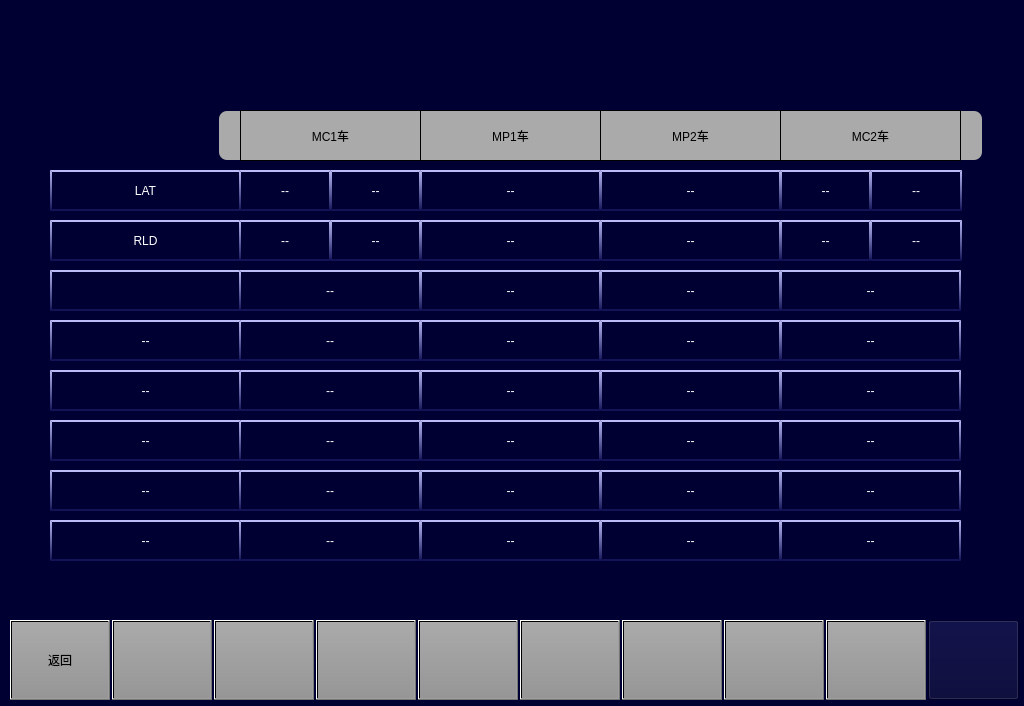
<?xml version="1.0" encoding="UTF-8"?>
<ui version="4.0">
 <class>MaintainceLAT_RLDPage</class>
 <widget class="QWidget" name="MaintainceLAT_RLDPage">
  <property name="geometry">
   <rect>
    <x>0</x>
    <y>0</y>
    <width>1024</width>
    <height>706</height>
   </rect>
  </property>
  <property name="windowTitle">
   <string>Form</string>
  </property>
  <property name="styleSheet">
   <string notr="true">background-color: rgb(0, 0, 50);</string>
  </property>
  <widget class="QLabel" name="line1_4">
   <property name="geometry">
    <rect>
     <x>600</x>
     <y>170</y>
     <width>181</width>
     <height>41</height>
    </rect>
   </property>
   <property name="styleSheet">
    <string notr="true">border-top:2px solid rgb(187,188,247);
background-color: rgb(0, 0, 50);
border-left: 2px solid qlineargradient(x1:0, y1:0, x2:0, y2:1,stop:0 rgb(187,188,247) , stop:1 rgb(19,20,87));
border-right: 2px solid qlineargradient(x1:0, y1:0, x2:0, y2:1,stop:0 rgb(187,188,247) , stop:1 rgb(19,20,87));
border-bottom:2px solid  rgb(19,20,87);
font:16px &quot;微软雅黑&quot; ;
color: rgb(255, 255, 255);</string>
   </property>
   <property name="text">
    <string>--</string>
   </property>
   <property name="alignment">
    <set>Qt::AlignCenter</set>
   </property>
  </widget>
  <widget class="QPushButton" name="BTN5">
   <property name="geometry">
    <rect>
     <x>418</x>
     <y>620</y>
     <width>100</width>
     <height>80</height>
    </rect>
   </property>
   <property name="focusPolicy">
    <enum>Qt::NoFocus</enum>
   </property>
   <property name="styleSheet">
    <string notr="true">	font: 20px, &quot;微软雅黑&quot;;
    color: black;
	transparent;background:qlineargradient(spread:pad,x1:0,y1:0,x2:0,y2:1,stop:0 rgba(170,170,170,255),stop:1 rgba(150,150,150,255));
</string>
   </property>
   <property name="text">
    <string/>
   </property>
  </widget>
  <widget class="QPushButton" name="BTNHome">
   <property name="geometry">
    <rect>
     <x>928</x>
     <y>620</y>
     <width>91</width>
     <height>80</height>
    </rect>
   </property>
   <property name="focusPolicy">
    <enum>Qt::NoFocus</enum>
   </property>
   <property name="styleSheet">
    <string notr="true">border-image: url(:/images/image/Home.png);</string>
   </property>
   <property name="text">
    <string/>
   </property>
  </widget>
  <widget class="QPushButton" name="BTN3">
   <property name="geometry">
    <rect>
     <x>214</x>
     <y>620</y>
     <width>100</width>
     <height>80</height>
    </rect>
   </property>
   <property name="focusPolicy">
    <enum>Qt::NoFocus</enum>
   </property>
   <property name="styleSheet">
    <string notr="true">	font: 20px, &quot;微软雅黑&quot;;
    color: black;
	transparent;background:qlineargradient(spread:pad,x1:0,y1:0,x2:0,y2:1,stop:0 rgba(170,170,170,255),stop:1 rgba(150,150,150,255));
</string>
   </property>
   <property name="text">
    <string/>
   </property>
  </widget>
  <widget class="QLabel" name="LBLTC1">
   <property name="geometry">
    <rect>
     <x>240</x>
     <y>110</y>
     <width>181</width>
     <height>51</height>
    </rect>
   </property>
   <property name="styleSheet">
    <string notr="true">background-color:rgb(170,170,170);
border:1px solid black;
font:20px &quot;微软雅黑&quot;;</string>
   </property>
   <property name="text">
    <string>MC1车</string>
   </property>
   <property name="alignment">
    <set>Qt::AlignCenter</set>
   </property>
  </widget>
  <widget class="QLabel" name="line8_4">
   <property name="geometry">
    <rect>
     <x>780</x>
     <y>520</y>
     <width>181</width>
     <height>41</height>
    </rect>
   </property>
   <property name="styleSheet">
    <string notr="true">border-top:2px solid rgb(187,188,247);
background-color: rgb(0, 0, 50);
border-left: 2px solid qlineargradient(x1:0, y1:0, x2:0, y2:1,stop:0 rgb(187,188,247) , stop:1 rgb(19,20,87));
border-right: 2px solid qlineargradient(x1:0, y1:0, x2:0, y2:1,stop:0 rgb(187,188,247) , stop:1 rgb(19,20,87));
border-bottom:2px solid  rgb(19,20,87);
font:16px &quot;微软雅黑&quot; ;
color: rgb(255, 255, 255);</string>
   </property>
   <property name="text">
    <string>--</string>
   </property>
   <property name="alignment">
    <set>Qt::AlignCenter</set>
   </property>
  </widget>
  <widget class="QLabel" name="line4_4">
   <property name="geometry">
    <rect>
     <x>780</x>
     <y>320</y>
     <width>181</width>
     <height>41</height>
    </rect>
   </property>
   <property name="styleSheet">
    <string notr="true">border-top:2px solid rgb(187,188,247);
background-color: rgb(0, 0, 50);
border-left: 2px solid qlineargradient(x1:0, y1:0, x2:0, y2:1,stop:0 rgb(187,188,247) , stop:1 rgb(19,20,87));
border-right: 2px solid qlineargradient(x1:0, y1:0, x2:0, y2:1,stop:0 rgb(187,188,247) , stop:1 rgb(19,20,87));
border-bottom:2px solid  rgb(19,20,87);
font:16px &quot;微软雅黑&quot; ;
color: rgb(255, 255, 255);</string>
   </property>
   <property name="text">
    <string>--</string>
   </property>
   <property name="alignment">
    <set>Qt::AlignCenter</set>
   </property>
  </widget>
  <widget class="QPushButton" name="BTN4">
   <property name="geometry">
    <rect>
     <x>316</x>
     <y>620</y>
     <width>100</width>
     <height>80</height>
    </rect>
   </property>
   <property name="focusPolicy">
    <enum>Qt::NoFocus</enum>
   </property>
   <property name="styleSheet">
    <string notr="true">	font: 20px, &quot;微软雅黑&quot;;
    color: black;
	transparent;background:qlineargradient(spread:pad,x1:0,y1:0,x2:0,y2:1,stop:0 rgba(170,170,170,255),stop:1 rgba(150,150,150,255));
</string>
   </property>
   <property name="text">
    <string/>
   </property>
  </widget>
  <widget class="QLabel" name="line4_1">
   <property name="geometry">
    <rect>
     <x>239</x>
     <y>320</y>
     <width>182</width>
     <height>41</height>
    </rect>
   </property>
   <property name="styleSheet">
    <string notr="true">border-top:2px solid rgb(187,188,247);
background-color: rgb(0, 0, 50);
border-left: 2px solid qlineargradient(x1:0, y1:0, x2:0, y2:1,stop:0 rgb(187,188,247) , stop:1 rgb(19,20,87));
border-right: 2px solid qlineargradient(x1:0, y1:0, x2:0, y2:1,stop:0 rgb(187,188,247) , stop:1 rgb(19,20,87));
border-bottom:2px solid  rgb(19,20,87);
font:16px &quot;微软雅黑&quot; ;
color: rgb(255, 255, 255);</string>
   </property>
   <property name="text">
    <string>--</string>
   </property>
   <property name="alignment">
    <set>Qt::AlignCenter</set>
   </property>
  </widget>
  <widget class="QLabel" name="line3_2">
   <property name="geometry">
    <rect>
     <x>420</x>
     <y>270</y>
     <width>181</width>
     <height>41</height>
    </rect>
   </property>
   <property name="styleSheet">
    <string notr="true">border-top:2px solid rgb(187,188,247);
background-color: rgb(0, 0, 50);
border-left: 2px solid qlineargradient(x1:0, y1:0, x2:0, y2:1,stop:0 rgb(187,188,247) , stop:1 rgb(19,20,87));
border-right: 2px solid qlineargradient(x1:0, y1:0, x2:0, y2:1,stop:0 rgb(187,188,247) , stop:1 rgb(19,20,87));
border-bottom:2px solid  rgb(19,20,87);
font:16px &quot;微软雅黑&quot; ;
color: rgb(255, 255, 255);</string>
   </property>
   <property name="text">
    <string>--</string>
   </property>
   <property name="alignment">
    <set>Qt::AlignCenter</set>
   </property>
  </widget>
  <widget class="QLabel" name="line5_1">
   <property name="geometry">
    <rect>
     <x>239</x>
     <y>370</y>
     <width>182</width>
     <height>41</height>
    </rect>
   </property>
   <property name="styleSheet">
    <string notr="true">border-top:2px solid rgb(187,188,247);
background-color: rgb(0, 0, 50);
border-left: 2px solid qlineargradient(x1:0, y1:0, x2:0, y2:1,stop:0 rgb(187,188,247) , stop:1 rgb(19,20,87));
border-right: 2px solid qlineargradient(x1:0, y1:0, x2:0, y2:1,stop:0 rgb(187,188,247) , stop:1 rgb(19,20,87));
border-bottom:2px solid  rgb(19,20,87);
font:16px &quot;微软雅黑&quot; ;
color: rgb(255, 255, 255);</string>
   </property>
   <property name="text">
    <string>--</string>
   </property>
   <property name="alignment">
    <set>Qt::AlignCenter</set>
   </property>
  </widget>
  <widget class="QPushButton" name="BTN7">
   <property name="geometry">
    <rect>
     <x>622</x>
     <y>620</y>
     <width>100</width>
     <height>80</height>
    </rect>
   </property>
   <property name="focusPolicy">
    <enum>Qt::NoFocus</enum>
   </property>
   <property name="styleSheet">
    <string notr="true">	font: 20px, &quot;微软雅黑&quot;;
    color: black;
	transparent;background:qlineargradient(spread:pad,x1:0,y1:0,x2:0,y2:1,stop:0 rgba(170,170,170,255),stop:1 rgba(150,150,150,255));
</string>
   </property>
   <property name="text">
    <string/>
   </property>
  </widget>
  <widget class="QLabel" name="LBLM2">
   <property name="geometry">
    <rect>
     <x>780</x>
     <y>110</y>
     <width>181</width>
     <height>51</height>
    </rect>
   </property>
   <property name="styleSheet">
    <string notr="true">background-color:rgb(170,170,170);
border:1px solid black;
font:20px &quot;微软雅黑&quot;;</string>
   </property>
   <property name="text">
    <string>MC2车</string>
   </property>
   <property name="alignment">
    <set>Qt::AlignCenter</set>
   </property>
  </widget>
  <widget class="QPushButton" name="BTN9">
   <property name="geometry">
    <rect>
     <x>826</x>
     <y>620</y>
     <width>100</width>
     <height>80</height>
    </rect>
   </property>
   <property name="focusPolicy">
    <enum>Qt::NoFocus</enum>
   </property>
   <property name="styleSheet">
    <string notr="true">	font: 20px, &quot;微软雅黑&quot;;
    color: black;
	transparent;background:qlineargradient(spread:pad,x1:0,y1:0,x2:0,y2:1,stop:0 rgba(170,170,170,255),stop:1 rgba(150,150,150,255));
</string>
   </property>
   <property name="text">
    <string/>
   </property>
  </widget>
  <widget class="QLabel" name="line4_3">
   <property name="geometry">
    <rect>
     <x>600</x>
     <y>320</y>
     <width>181</width>
     <height>41</height>
    </rect>
   </property>
   <property name="styleSheet">
    <string notr="true">border-top:2px solid rgb(187,188,247);
background-color: rgb(0, 0, 50);
border-left: 2px solid qlineargradient(x1:0, y1:0, x2:0, y2:1,stop:0 rgb(187,188,247) , stop:1 rgb(19,20,87));
border-right: 2px solid qlineargradient(x1:0, y1:0, x2:0, y2:1,stop:0 rgb(187,188,247) , stop:1 rgb(19,20,87));
border-bottom:2px solid  rgb(19,20,87);
font:16px &quot;微软雅黑&quot; ;
color: rgb(255, 255, 255);</string>
   </property>
   <property name="text">
    <string>--</string>
   </property>
   <property name="alignment">
    <set>Qt::AlignCenter</set>
   </property>
  </widget>
  <widget class="QLabel" name="line8_2">
   <property name="geometry">
    <rect>
     <x>420</x>
     <y>520</y>
     <width>181</width>
     <height>41</height>
    </rect>
   </property>
   <property name="styleSheet">
    <string notr="true">border-top:2px solid rgb(187,188,247);
background-color: rgb(0, 0, 50);
border-left: 2px solid qlineargradient(x1:0, y1:0, x2:0, y2:1,stop:0 rgb(187,188,247) , stop:1 rgb(19,20,87));
border-right: 2px solid qlineargradient(x1:0, y1:0, x2:0, y2:1,stop:0 rgb(187,188,247) , stop:1 rgb(19,20,87));
border-bottom:2px solid  rgb(19,20,87);
font:16px &quot;微软雅黑&quot; ;
color: rgb(255, 255, 255);</string>
   </property>
   <property name="text">
    <string>--</string>
   </property>
   <property name="alignment">
    <set>Qt::AlignCenter</set>
   </property>
  </widget>
  <widget class="QLabel" name="label_2">
   <property name="geometry">
    <rect>
     <x>961</x>
     <y>111</y>
     <width>21</width>
     <height>49</height>
    </rect>
   </property>
   <property name="styleSheet">
    <string notr="true">background-color:rgb(170,170,170);
border-top-right-radius:8px;
border-bottom-right-radius:8px;</string>
   </property>
   <property name="text">
    <string/>
   </property>
  </widget>
  <widget class="QLabel" name="line1_name">
   <property name="geometry">
    <rect>
     <x>50</x>
     <y>170</y>
     <width>191</width>
     <height>41</height>
    </rect>
   </property>
   <property name="styleSheet">
    <string notr="true">border-top:2px solid rgb(187,188,247);
background-color: rgb(0, 0, 50);
border-left: 2px solid qlineargradient(x1:0, y1:0, x2:0, y2:1,stop:0 rgb(187,188,247) , stop:1 rgb(19,20,87));
border-right: 2px solid qlineargradient(x1:0, y1:0, x2:0, y2:1,stop:0 rgb(187,188,247) , stop:1 rgb(19,20,87));
border-bottom:2px solid  rgb(19,20,87);
font:16px &quot;微软雅黑&quot; ;
color: rgb(255, 255, 255);</string>
   </property>
   <property name="text">
    <string>LAT</string>
   </property>
   <property name="alignment">
    <set>Qt::AlignCenter</set>
   </property>
  </widget>
  <widget class="QPushButton" name="BTN1">
   <property name="geometry">
    <rect>
     <x>10</x>
     <y>620</y>
     <width>100</width>
     <height>80</height>
    </rect>
   </property>
   <property name="focusPolicy">
    <enum>Qt::NoFocus</enum>
   </property>
   <property name="styleSheet">
    <string notr="true">font: 20px, &quot;微软雅黑&quot;;color: black;transparent;background:qlineargradient(spread:pad,x1:0,y1:0,x2:0,y2:1,stop:0 rgba(170,170,170,255),stop:1 rgba(150,150,150,255));</string>
   </property>
   <property name="text">
    <string>返回</string>
   </property>
  </widget>
  <widget class="QLabel" name="line3_name">
   <property name="geometry">
    <rect>
     <x>50</x>
     <y>270</y>
     <width>191</width>
     <height>41</height>
    </rect>
   </property>
   <property name="styleSheet">
    <string notr="true">border-top:2px solid rgb(187,188,247);
background-color: rgb(0, 0, 50);
border-left: 2px solid qlineargradient(x1:0, y1:0, x2:0, y2:1,stop:0 rgb(187,188,247) , stop:1 rgb(19,20,87));
border-right: 2px solid qlineargradient(x1:0, y1:0, x2:0, y2:1,stop:0 rgb(187,188,247) , stop:1 rgb(19,20,87));
border-bottom:2px solid  rgb(19,20,87);
font:16px &quot;微软雅黑&quot; ;
color: rgb(255, 255, 255);</string>
   </property>
   <property name="text">
    <string/>
   </property>
   <property name="alignment">
    <set>Qt::AlignCenter</set>
   </property>
  </widget>
  <widget class="QLabel" name="line6_1">
   <property name="geometry">
    <rect>
     <x>239</x>
     <y>420</y>
     <width>182</width>
     <height>41</height>
    </rect>
   </property>
   <property name="styleSheet">
    <string notr="true">border-top:2px solid rgb(187,188,247);
background-color: rgb(0, 0, 50);
border-left: 2px solid qlineargradient(x1:0, y1:0, x2:0, y2:1,stop:0 rgb(187,188,247) , stop:1 rgb(19,20,87));
border-right: 2px solid qlineargradient(x1:0, y1:0, x2:0, y2:1,stop:0 rgb(187,188,247) , stop:1 rgb(19,20,87));
border-bottom:2px solid  rgb(19,20,87);
font:16px &quot;微软雅黑&quot; ;
color: rgb(255, 255, 255);</string>
   </property>
   <property name="text">
    <string>--</string>
   </property>
   <property name="alignment">
    <set>Qt::AlignCenter</set>
   </property>
  </widget>
  <widget class="QPushButton" name="BTN8">
   <property name="geometry">
    <rect>
     <x>724</x>
     <y>620</y>
     <width>100</width>
     <height>80</height>
    </rect>
   </property>
   <property name="focusPolicy">
    <enum>Qt::NoFocus</enum>
   </property>
   <property name="styleSheet">
    <string notr="true">	font: 20px, &quot;微软雅黑&quot;;
    color: black;
	transparent;background:qlineargradient(spread:pad,x1:0,y1:0,x2:0,y2:1,stop:0 rgba(170,170,170,255),stop:1 rgba(150,150,150,255));
</string>
   </property>
   <property name="text">
    <string/>
   </property>
  </widget>
  <widget class="QLabel" name="line5_2">
   <property name="geometry">
    <rect>
     <x>420</x>
     <y>370</y>
     <width>181</width>
     <height>41</height>
    </rect>
   </property>
   <property name="styleSheet">
    <string notr="true">border-top:2px solid rgb(187,188,247);
background-color: rgb(0, 0, 50);
border-left: 2px solid qlineargradient(x1:0, y1:0, x2:0, y2:1,stop:0 rgb(187,188,247) , stop:1 rgb(19,20,87));
border-right: 2px solid qlineargradient(x1:0, y1:0, x2:0, y2:1,stop:0 rgb(187,188,247) , stop:1 rgb(19,20,87));
border-bottom:2px solid  rgb(19,20,87);
font:16px &quot;微软雅黑&quot; ;
color: rgb(255, 255, 255);</string>
   </property>
   <property name="text">
    <string>--</string>
   </property>
   <property name="alignment">
    <set>Qt::AlignCenter</set>
   </property>
  </widget>
  <widget class="QLabel" name="line6_name">
   <property name="geometry">
    <rect>
     <x>50</x>
     <y>420</y>
     <width>191</width>
     <height>41</height>
    </rect>
   </property>
   <property name="styleSheet">
    <string notr="true">border-top:2px solid rgb(187,188,247);
background-color: rgb(0, 0, 50);
border-left: 2px solid qlineargradient(x1:0, y1:0, x2:0, y2:1,stop:0 rgb(187,188,247) , stop:1 rgb(19,20,87));
border-right: 2px solid qlineargradient(x1:0, y1:0, x2:0, y2:1,stop:0 rgb(187,188,247) , stop:1 rgb(19,20,87));
border-bottom:2px solid  rgb(19,20,87);
font:16px &quot;微软雅黑&quot; ;
color: rgb(255, 255, 255);</string>
   </property>
   <property name="text">
    <string>--</string>
   </property>
   <property name="alignment">
    <set>Qt::AlignCenter</set>
   </property>
  </widget>
  <widget class="QLabel" name="line3_3">
   <property name="geometry">
    <rect>
     <x>600</x>
     <y>270</y>
     <width>181</width>
     <height>41</height>
    </rect>
   </property>
   <property name="styleSheet">
    <string notr="true">border-top:2px solid rgb(187,188,247);
background-color: rgb(0, 0, 50);
border-left: 2px solid qlineargradient(x1:0, y1:0, x2:0, y2:1,stop:0 rgb(187,188,247) , stop:1 rgb(19,20,87));
border-right: 2px solid qlineargradient(x1:0, y1:0, x2:0, y2:1,stop:0 rgb(187,188,247) , stop:1 rgb(19,20,87));
border-bottom:2px solid  rgb(19,20,87);
font:16px &quot;微软雅黑&quot; ;
color: rgb(255, 255, 255);</string>
   </property>
   <property name="text">
    <string>--</string>
   </property>
   <property name="alignment">
    <set>Qt::AlignCenter</set>
   </property>
  </widget>
  <widget class="QLabel" name="LBLM1">
   <property name="geometry">
    <rect>
     <x>600</x>
     <y>110</y>
     <width>181</width>
     <height>51</height>
    </rect>
   </property>
   <property name="styleSheet">
    <string notr="true">background-color:rgb(170,170,170);
border:1px solid black;
font:20px &quot;微软雅黑&quot;;</string>
   </property>
   <property name="text">
    <string>MP2车</string>
   </property>
   <property name="alignment">
    <set>Qt::AlignCenter</set>
   </property>
  </widget>
  <widget class="QLabel" name="line8_3">
   <property name="geometry">
    <rect>
     <x>600</x>
     <y>520</y>
     <width>181</width>
     <height>41</height>
    </rect>
   </property>
   <property name="styleSheet">
    <string notr="true">border-top:2px solid rgb(187,188,247);
background-color: rgb(0, 0, 50);
border-left: 2px solid qlineargradient(x1:0, y1:0, x2:0, y2:1,stop:0 rgb(187,188,247) , stop:1 rgb(19,20,87));
border-right: 2px solid qlineargradient(x1:0, y1:0, x2:0, y2:1,stop:0 rgb(187,188,247) , stop:1 rgb(19,20,87));
border-bottom:2px solid  rgb(19,20,87);
font:16px &quot;微软雅黑&quot; ;
color: rgb(255, 255, 255);</string>
   </property>
   <property name="text">
    <string>--</string>
   </property>
   <property name="alignment">
    <set>Qt::AlignCenter</set>
   </property>
  </widget>
  <widget class="QPushButton" name="BTN6">
   <property name="geometry">
    <rect>
     <x>520</x>
     <y>620</y>
     <width>100</width>
     <height>80</height>
    </rect>
   </property>
   <property name="focusPolicy">
    <enum>Qt::NoFocus</enum>
   </property>
   <property name="styleSheet">
    <string notr="true">	font: 20px, &quot;微软雅黑&quot;;
    color: black;
	transparent;background:qlineargradient(spread:pad,x1:0,y1:0,x2:0,y2:1,stop:0 rgba(170,170,170,255),stop:1 rgba(150,150,150,255));
</string>
   </property>
   <property name="text">
    <string/>
   </property>
  </widget>
  <widget class="QLabel" name="line1_5">
   <property name="geometry">
    <rect>
     <x>780</x>
     <y>170</y>
     <width>91</width>
     <height>41</height>
    </rect>
   </property>
   <property name="styleSheet">
    <string notr="true">border-top:2px solid rgb(187,188,247);
background-color: rgb(0, 0, 50);
border-left: 2px solid qlineargradient(x1:0, y1:0, x2:0, y2:1,stop:0 rgb(187,188,247) , stop:1 rgb(19,20,87));
border-right: 2px solid qlineargradient(x1:0, y1:0, x2:0, y2:1,stop:0 rgb(187,188,247) , stop:1 rgb(19,20,87));
border-bottom:2px solid  rgb(19,20,87);
font:16px &quot;微软雅黑&quot; ;
color: rgb(255, 255, 255);</string>
   </property>
   <property name="text">
    <string>--</string>
   </property>
   <property name="alignment">
    <set>Qt::AlignCenter</set>
   </property>
  </widget>
  <widget class="QLabel" name="line4_name">
   <property name="geometry">
    <rect>
     <x>50</x>
     <y>320</y>
     <width>191</width>
     <height>41</height>
    </rect>
   </property>
   <property name="styleSheet">
    <string notr="true">border-top:2px solid rgb(187,188,247);
background-color: rgb(0, 0, 50);
border-left: 2px solid qlineargradient(x1:0, y1:0, x2:0, y2:1,stop:0 rgb(187,188,247) , stop:1 rgb(19,20,87));
border-right: 2px solid qlineargradient(x1:0, y1:0, x2:0, y2:1,stop:0 rgb(187,188,247) , stop:1 rgb(19,20,87));
border-bottom:2px solid  rgb(19,20,87);
font:16px &quot;微软雅黑&quot; ;
color: rgb(255, 255, 255);</string>
   </property>
   <property name="text">
    <string>--</string>
   </property>
   <property name="alignment">
    <set>Qt::AlignCenter</set>
   </property>
  </widget>
  <widget class="QLabel" name="label">
   <property name="geometry">
    <rect>
     <x>219</x>
     <y>111</y>
     <width>21</width>
     <height>49</height>
    </rect>
   </property>
   <property name="styleSheet">
    <string notr="true">background-color:rgb(170,170,170);
border-top-left-radius:8px;
border-bottom-left-radius:8px;</string>
   </property>
   <property name="text">
    <string/>
   </property>
  </widget>
  <widget class="QLabel" name="line7_1">
   <property name="geometry">
    <rect>
     <x>239</x>
     <y>470</y>
     <width>182</width>
     <height>41</height>
    </rect>
   </property>
   <property name="styleSheet">
    <string notr="true">border-top:2px solid rgb(187,188,247);
background-color: rgb(0, 0, 50);
border-left: 2px solid qlineargradient(x1:0, y1:0, x2:0, y2:1,stop:0 rgb(187,188,247) , stop:1 rgb(19,20,87));
border-right: 2px solid qlineargradient(x1:0, y1:0, x2:0, y2:1,stop:0 rgb(187,188,247) , stop:1 rgb(19,20,87));
border-bottom:2px solid  rgb(19,20,87);
font:16px &quot;微软雅黑&quot; ;
color: rgb(255, 255, 255);</string>
   </property>
   <property name="text">
    <string>--</string>
   </property>
   <property name="alignment">
    <set>Qt::AlignCenter</set>
   </property>
  </widget>
  <widget class="QLabel" name="line4_2">
   <property name="geometry">
    <rect>
     <x>420</x>
     <y>320</y>
     <width>181</width>
     <height>41</height>
    </rect>
   </property>
   <property name="styleSheet">
    <string notr="true">border-top:2px solid rgb(187,188,247);
background-color: rgb(0, 0, 50);
border-left: 2px solid qlineargradient(x1:0, y1:0, x2:0, y2:1,stop:0 rgb(187,188,247) , stop:1 rgb(19,20,87));
border-right: 2px solid qlineargradient(x1:0, y1:0, x2:0, y2:1,stop:0 rgb(187,188,247) , stop:1 rgb(19,20,87));
border-bottom:2px solid  rgb(19,20,87);
font:16px &quot;微软雅黑&quot; ;
color: rgb(255, 255, 255);</string>
   </property>
   <property name="text">
    <string>--</string>
   </property>
   <property name="alignment">
    <set>Qt::AlignCenter</set>
   </property>
  </widget>
  <widget class="QLabel" name="line3_1">
   <property name="geometry">
    <rect>
     <x>239</x>
     <y>270</y>
     <width>182</width>
     <height>41</height>
    </rect>
   </property>
   <property name="styleSheet">
    <string notr="true">border-top:2px solid rgb(187,188,247);
background-color: rgb(0, 0, 50);
border-left: 2px solid qlineargradient(x1:0, y1:0, x2:0, y2:1,stop:0 rgb(187,188,247) , stop:1 rgb(19,20,87));
border-right: 2px solid qlineargradient(x1:0, y1:0, x2:0, y2:1,stop:0 rgb(187,188,247) , stop:1 rgb(19,20,87));
border-bottom:2px solid  rgb(19,20,87);
font:16px &quot;微软雅黑&quot; ;
color: rgb(255, 255, 255);</string>
   </property>
   <property name="text">
    <string>--</string>
   </property>
   <property name="alignment">
    <set>Qt::AlignCenter</set>
   </property>
  </widget>
  <widget class="QLabel" name="line7_3">
   <property name="geometry">
    <rect>
     <x>600</x>
     <y>470</y>
     <width>181</width>
     <height>41</height>
    </rect>
   </property>
   <property name="styleSheet">
    <string notr="true">border-top:2px solid rgb(187,188,247);
background-color: rgb(0, 0, 50);
border-left: 2px solid qlineargradient(x1:0, y1:0, x2:0, y2:1,stop:0 rgb(187,188,247) , stop:1 rgb(19,20,87));
border-right: 2px solid qlineargradient(x1:0, y1:0, x2:0, y2:1,stop:0 rgb(187,188,247) , stop:1 rgb(19,20,87));
border-bottom:2px solid  rgb(19,20,87);
font:16px &quot;微软雅黑&quot; ;
color: rgb(255, 255, 255);</string>
   </property>
   <property name="text">
    <string>--</string>
   </property>
   <property name="alignment">
    <set>Qt::AlignCenter</set>
   </property>
  </widget>
  <widget class="QLabel" name="line5_3">
   <property name="geometry">
    <rect>
     <x>600</x>
     <y>370</y>
     <width>181</width>
     <height>41</height>
    </rect>
   </property>
   <property name="styleSheet">
    <string notr="true">border-top:2px solid rgb(187,188,247);
background-color: rgb(0, 0, 50);
border-left: 2px solid qlineargradient(x1:0, y1:0, x2:0, y2:1,stop:0 rgb(187,188,247) , stop:1 rgb(19,20,87));
border-right: 2px solid qlineargradient(x1:0, y1:0, x2:0, y2:1,stop:0 rgb(187,188,247) , stop:1 rgb(19,20,87));
border-bottom:2px solid  rgb(19,20,87);
font:16px &quot;微软雅黑&quot; ;
color: rgb(255, 255, 255);</string>
   </property>
   <property name="text">
    <string>--</string>
   </property>
   <property name="alignment">
    <set>Qt::AlignCenter</set>
   </property>
  </widget>
  <widget class="QLabel" name="LBLMp1">
   <property name="geometry">
    <rect>
     <x>420</x>
     <y>110</y>
     <width>181</width>
     <height>51</height>
    </rect>
   </property>
   <property name="styleSheet">
    <string notr="true">background-color:rgb(170,170,170);
border:1px solid black;
font:20px &quot;微软雅黑&quot;;</string>
   </property>
   <property name="text">
    <string>MP1车</string>
   </property>
   <property name="alignment">
    <set>Qt::AlignCenter</set>
   </property>
  </widget>
  <widget class="QLabel" name="line2_name">
   <property name="geometry">
    <rect>
     <x>50</x>
     <y>220</y>
     <width>191</width>
     <height>41</height>
    </rect>
   </property>
   <property name="styleSheet">
    <string notr="true">border-top:2px solid rgb(187,188,247);
background-color: rgb(0, 0, 50);
border-left: 2px solid qlineargradient(x1:0, y1:0, x2:0, y2:1,stop:0 rgb(187,188,247) , stop:1 rgb(19,20,87));
border-right: 2px solid qlineargradient(x1:0, y1:0, x2:0, y2:1,stop:0 rgb(187,188,247) , stop:1 rgb(19,20,87));
border-bottom:2px solid  rgb(19,20,87);
font:16px &quot;微软雅黑&quot; ;
color: rgb(255, 255, 255);</string>
   </property>
   <property name="text">
    <string>RLD</string>
   </property>
   <property name="alignment">
    <set>Qt::AlignCenter</set>
   </property>
  </widget>
  <widget class="QLabel" name="line6_4">
   <property name="geometry">
    <rect>
     <x>780</x>
     <y>420</y>
     <width>181</width>
     <height>41</height>
    </rect>
   </property>
   <property name="styleSheet">
    <string notr="true">border-top:2px solid rgb(187,188,247);
background-color: rgb(0, 0, 50);
border-left: 2px solid qlineargradient(x1:0, y1:0, x2:0, y2:1,stop:0 rgb(187,188,247) , stop:1 rgb(19,20,87));
border-right: 2px solid qlineargradient(x1:0, y1:0, x2:0, y2:1,stop:0 rgb(187,188,247) , stop:1 rgb(19,20,87));
border-bottom:2px solid  rgb(19,20,87);
font:16px &quot;微软雅黑&quot; ;
color: rgb(255, 255, 255);</string>
   </property>
   <property name="text">
    <string>--</string>
   </property>
   <property name="alignment">
    <set>Qt::AlignCenter</set>
   </property>
  </widget>
  <widget class="QLabel" name="line8_name">
   <property name="geometry">
    <rect>
     <x>50</x>
     <y>520</y>
     <width>191</width>
     <height>41</height>
    </rect>
   </property>
   <property name="styleSheet">
    <string notr="true">border-top:2px solid rgb(187,188,247);
background-color: rgb(0, 0, 50);
border-left: 2px solid qlineargradient(x1:0, y1:0, x2:0, y2:1,stop:0 rgb(187,188,247) , stop:1 rgb(19,20,87));
border-right: 2px solid qlineargradient(x1:0, y1:0, x2:0, y2:1,stop:0 rgb(187,188,247) , stop:1 rgb(19,20,87));
border-bottom:2px solid  rgb(19,20,87);
font:16px &quot;微软雅黑&quot; ;
color: rgb(255, 255, 255);</string>
   </property>
   <property name="text">
    <string>--</string>
   </property>
   <property name="alignment">
    <set>Qt::AlignCenter</set>
   </property>
  </widget>
  <widget class="QLabel" name="line1_3">
   <property name="geometry">
    <rect>
     <x>420</x>
     <y>170</y>
     <width>181</width>
     <height>41</height>
    </rect>
   </property>
   <property name="styleSheet">
    <string notr="true">border-top:2px solid rgb(187,188,247);
background-color: rgb(0, 0, 50);
border-left: 2px solid qlineargradient(x1:0, y1:0, x2:0, y2:1,stop:0 rgb(187,188,247) , stop:1 rgb(19,20,87));
border-right: 2px solid qlineargradient(x1:0, y1:0, x2:0, y2:1,stop:0 rgb(187,188,247) , stop:1 rgb(19,20,87));
border-bottom:2px solid  rgb(19,20,87);
font:16px &quot;微软雅黑&quot; ;
color: rgb(255, 255, 255);</string>
   </property>
   <property name="text">
    <string>--</string>
   </property>
   <property name="alignment">
    <set>Qt::AlignCenter</set>
   </property>
  </widget>
  <widget class="QLabel" name="line6_2">
   <property name="geometry">
    <rect>
     <x>420</x>
     <y>420</y>
     <width>181</width>
     <height>41</height>
    </rect>
   </property>
   <property name="styleSheet">
    <string notr="true">border-top:2px solid rgb(187,188,247);
background-color: rgb(0, 0, 50);
border-left: 2px solid qlineargradient(x1:0, y1:0, x2:0, y2:1,stop:0 rgb(187,188,247) , stop:1 rgb(19,20,87));
border-right: 2px solid qlineargradient(x1:0, y1:0, x2:0, y2:1,stop:0 rgb(187,188,247) , stop:1 rgb(19,20,87));
border-bottom:2px solid  rgb(19,20,87);
font:16px &quot;微软雅黑&quot; ;
color: rgb(255, 255, 255);</string>
   </property>
   <property name="text">
    <string>--</string>
   </property>
   <property name="alignment">
    <set>Qt::AlignCenter</set>
   </property>
  </widget>
  <widget class="QLabel" name="line1_1">
   <property name="geometry">
    <rect>
     <x>239</x>
     <y>170</y>
     <width>92</width>
     <height>41</height>
    </rect>
   </property>
   <property name="styleSheet">
    <string notr="true">border-top:2px solid rgb(187,188,247);
background-color: rgb(0, 0, 50);
border-left: 2px solid qlineargradient(x1:0, y1:0, x2:0, y2:1,stop:0 rgb(187,188,247) , stop:1 rgb(19,20,87));
border-right: 2px solid qlineargradient(x1:0, y1:0, x2:0, y2:1,stop:0 rgb(187,188,247) , stop:1 rgb(19,20,87));
border-bottom:2px solid  rgb(19,20,87);
font:16px &quot;微软雅黑&quot; ;
color: rgb(255, 255, 255);</string>
   </property>
   <property name="text">
    <string>--</string>
   </property>
   <property name="alignment">
    <set>Qt::AlignCenter</set>
   </property>
  </widget>
  <widget class="QLabel" name="line8_1">
   <property name="geometry">
    <rect>
     <x>239</x>
     <y>520</y>
     <width>182</width>
     <height>41</height>
    </rect>
   </property>
   <property name="styleSheet">
    <string notr="true">border-top:2px solid rgb(187,188,247);
background-color: rgb(0, 0, 50);
border-left: 2px solid qlineargradient(x1:0, y1:0, x2:0, y2:1,stop:0 rgb(187,188,247) , stop:1 rgb(19,20,87));
border-right: 2px solid qlineargradient(x1:0, y1:0, x2:0, y2:1,stop:0 rgb(187,188,247) , stop:1 rgb(19,20,87));
border-bottom:2px solid  rgb(19,20,87);
font:16px &quot;微软雅黑&quot; ;
color: rgb(255, 255, 255);</string>
   </property>
   <property name="text">
    <string>--</string>
   </property>
   <property name="alignment">
    <set>Qt::AlignCenter</set>
   </property>
  </widget>
  <widget class="QLabel" name="line6_3">
   <property name="geometry">
    <rect>
     <x>600</x>
     <y>420</y>
     <width>181</width>
     <height>41</height>
    </rect>
   </property>
   <property name="styleSheet">
    <string notr="true">border-top:2px solid rgb(187,188,247);
background-color: rgb(0, 0, 50);
border-left: 2px solid qlineargradient(x1:0, y1:0, x2:0, y2:1,stop:0 rgb(187,188,247) , stop:1 rgb(19,20,87));
border-right: 2px solid qlineargradient(x1:0, y1:0, x2:0, y2:1,stop:0 rgb(187,188,247) , stop:1 rgb(19,20,87));
border-bottom:2px solid  rgb(19,20,87);
font:16px &quot;微软雅黑&quot; ;
color: rgb(255, 255, 255);</string>
   </property>
   <property name="text">
    <string>--</string>
   </property>
   <property name="alignment">
    <set>Qt::AlignCenter</set>
   </property>
  </widget>
  <widget class="QPushButton" name="BTN2">
   <property name="geometry">
    <rect>
     <x>112</x>
     <y>620</y>
     <width>100</width>
     <height>80</height>
    </rect>
   </property>
   <property name="focusPolicy">
    <enum>Qt::NoFocus</enum>
   </property>
   <property name="styleSheet">
    <string notr="true">font: 20px, &quot;微软雅黑&quot;;color: black;transparent;background:qlineargradient(spread:pad,x1:0,y1:0,x2:0,y2:1,stop:0 rgba(170,170,170,255),stop:1 rgba(150,150,150,255));</string>
   </property>
   <property name="text">
    <string/>
   </property>
  </widget>
  <widget class="QLabel" name="line5_name">
   <property name="geometry">
    <rect>
     <x>50</x>
     <y>370</y>
     <width>191</width>
     <height>41</height>
    </rect>
   </property>
   <property name="styleSheet">
    <string notr="true">border-top:2px solid rgb(187,188,247);
background-color: rgb(0, 0, 50);
border-left: 2px solid qlineargradient(x1:0, y1:0, x2:0, y2:1,stop:0 rgb(187,188,247) , stop:1 rgb(19,20,87));
border-right: 2px solid qlineargradient(x1:0, y1:0, x2:0, y2:1,stop:0 rgb(187,188,247) , stop:1 rgb(19,20,87));
border-bottom:2px solid  rgb(19,20,87);
font:16px &quot;微软雅黑&quot; ;
color: rgb(255, 255, 255);</string>
   </property>
   <property name="text">
    <string>--</string>
   </property>
   <property name="alignment">
    <set>Qt::AlignCenter</set>
   </property>
  </widget>
  <widget class="QLabel" name="line5_4">
   <property name="geometry">
    <rect>
     <x>780</x>
     <y>370</y>
     <width>181</width>
     <height>41</height>
    </rect>
   </property>
   <property name="styleSheet">
    <string notr="true">border-top:2px solid rgb(187,188,247);
background-color: rgb(0, 0, 50);
border-left: 2px solid qlineargradient(x1:0, y1:0, x2:0, y2:1,stop:0 rgb(187,188,247) , stop:1 rgb(19,20,87));
border-right: 2px solid qlineargradient(x1:0, y1:0, x2:0, y2:1,stop:0 rgb(187,188,247) , stop:1 rgb(19,20,87));
border-bottom:2px solid  rgb(19,20,87);
font:16px &quot;微软雅黑&quot; ;
color: rgb(255, 255, 255);</string>
   </property>
   <property name="text">
    <string>--</string>
   </property>
   <property name="alignment">
    <set>Qt::AlignCenter</set>
   </property>
  </widget>
  <widget class="QLabel" name="line7_2">
   <property name="geometry">
    <rect>
     <x>420</x>
     <y>470</y>
     <width>181</width>
     <height>41</height>
    </rect>
   </property>
   <property name="styleSheet">
    <string notr="true">border-top:2px solid rgb(187,188,247);
background-color: rgb(0, 0, 50);
border-left: 2px solid qlineargradient(x1:0, y1:0, x2:0, y2:1,stop:0 rgb(187,188,247) , stop:1 rgb(19,20,87));
border-right: 2px solid qlineargradient(x1:0, y1:0, x2:0, y2:1,stop:0 rgb(187,188,247) , stop:1 rgb(19,20,87));
border-bottom:2px solid  rgb(19,20,87);
font:16px &quot;微软雅黑&quot; ;
color: rgb(255, 255, 255);</string>
   </property>
   <property name="text">
    <string>--</string>
   </property>
   <property name="alignment">
    <set>Qt::AlignCenter</set>
   </property>
  </widget>
  <widget class="QLabel" name="line7_4">
   <property name="geometry">
    <rect>
     <x>780</x>
     <y>470</y>
     <width>181</width>
     <height>41</height>
    </rect>
   </property>
   <property name="styleSheet">
    <string notr="true">border-top:2px solid rgb(187,188,247);
background-color: rgb(0, 0, 50);
border-left: 2px solid qlineargradient(x1:0, y1:0, x2:0, y2:1,stop:0 rgb(187,188,247) , stop:1 rgb(19,20,87));
border-right: 2px solid qlineargradient(x1:0, y1:0, x2:0, y2:1,stop:0 rgb(187,188,247) , stop:1 rgb(19,20,87));
border-bottom:2px solid  rgb(19,20,87);
font:16px &quot;微软雅黑&quot; ;
color: rgb(255, 255, 255);</string>
   </property>
   <property name="text">
    <string>--</string>
   </property>
   <property name="alignment">
    <set>Qt::AlignCenter</set>
   </property>
  </widget>
  <widget class="QLabel" name="line3_4">
   <property name="geometry">
    <rect>
     <x>780</x>
     <y>270</y>
     <width>181</width>
     <height>41</height>
    </rect>
   </property>
   <property name="styleSheet">
    <string notr="true">border-top:2px solid rgb(187,188,247);
background-color: rgb(0, 0, 50);
border-left: 2px solid qlineargradient(x1:0, y1:0, x2:0, y2:1,stop:0 rgb(187,188,247) , stop:1 rgb(19,20,87));
border-right: 2px solid qlineargradient(x1:0, y1:0, x2:0, y2:1,stop:0 rgb(187,188,247) , stop:1 rgb(19,20,87));
border-bottom:2px solid  rgb(19,20,87);
font:16px &quot;微软雅黑&quot; ;
color: rgb(255, 255, 255);</string>
   </property>
   <property name="text">
    <string>--</string>
   </property>
   <property name="alignment">
    <set>Qt::AlignCenter</set>
   </property>
  </widget>
  <widget class="QLabel" name="line7_name">
   <property name="geometry">
    <rect>
     <x>50</x>
     <y>470</y>
     <width>191</width>
     <height>41</height>
    </rect>
   </property>
   <property name="styleSheet">
    <string notr="true">border-top:2px solid rgb(187,188,247);
background-color: rgb(0, 0, 50);
border-left: 2px solid qlineargradient(x1:0, y1:0, x2:0, y2:1,stop:0 rgb(187,188,247) , stop:1 rgb(19,20,87));
border-right: 2px solid qlineargradient(x1:0, y1:0, x2:0, y2:1,stop:0 rgb(187,188,247) , stop:1 rgb(19,20,87));
border-bottom:2px solid  rgb(19,20,87);
font:16px &quot;微软雅黑&quot; ;
color: rgb(255, 255, 255);</string>
   </property>
   <property name="text">
    <string>--</string>
   </property>
   <property name="alignment">
    <set>Qt::AlignCenter</set>
   </property>
  </widget>
  <widget class="QLabel" name="line1_2">
   <property name="geometry">
    <rect>
     <x>330</x>
     <y>170</y>
     <width>91</width>
     <height>41</height>
    </rect>
   </property>
   <property name="styleSheet">
    <string notr="true">border-top:2px solid rgb(187,188,247);
background-color: rgb(0, 0, 50);
border-left: 2px solid qlineargradient(x1:0, y1:0, x2:0, y2:1,stop:0 rgb(187,188,247) , stop:1 rgb(19,20,87));
border-right: 2px solid qlineargradient(x1:0, y1:0, x2:0, y2:1,stop:0 rgb(187,188,247) , stop:1 rgb(19,20,87));
border-bottom:2px solid  rgb(19,20,87);
font:16px &quot;微软雅黑&quot; ;
color: rgb(255, 255, 255);</string>
   </property>
   <property name="text">
    <string>--</string>
   </property>
   <property name="alignment">
    <set>Qt::AlignCenter</set>
   </property>
  </widget>
  <widget class="QLabel" name="line1_6">
   <property name="geometry">
    <rect>
     <x>870</x>
     <y>170</y>
     <width>92</width>
     <height>41</height>
    </rect>
   </property>
   <property name="styleSheet">
    <string notr="true">border-top:2px solid rgb(187,188,247);
background-color: rgb(0, 0, 50);
border-left: 2px solid qlineargradient(x1:0, y1:0, x2:0, y2:1,stop:0 rgb(187,188,247) , stop:1 rgb(19,20,87));
border-right: 2px solid qlineargradient(x1:0, y1:0, x2:0, y2:1,stop:0 rgb(187,188,247) , stop:1 rgb(19,20,87));
border-bottom:2px solid  rgb(19,20,87);
font:16px &quot;微软雅黑&quot; ;
color: rgb(255, 255, 255);</string>
   </property>
   <property name="text">
    <string>--</string>
   </property>
   <property name="alignment">
    <set>Qt::AlignCenter</set>
   </property>
  </widget>
  <widget class="QLabel" name="line2_6">
   <property name="geometry">
    <rect>
     <x>870</x>
     <y>220</y>
     <width>92</width>
     <height>41</height>
    </rect>
   </property>
   <property name="styleSheet">
    <string notr="true">border-top:2px solid rgb(187,188,247);
background-color: rgb(0, 0, 50);
border-left: 2px solid qlineargradient(x1:0, y1:0, x2:0, y2:1,stop:0 rgb(187,188,247) , stop:1 rgb(19,20,87));
border-right: 2px solid qlineargradient(x1:0, y1:0, x2:0, y2:1,stop:0 rgb(187,188,247) , stop:1 rgb(19,20,87));
border-bottom:2px solid  rgb(19,20,87);
font:16px &quot;微软雅黑&quot; ;
color: rgb(255, 255, 255);</string>
   </property>
   <property name="text">
    <string>--</string>
   </property>
   <property name="alignment">
    <set>Qt::AlignCenter</set>
   </property>
  </widget>
  <widget class="QLabel" name="line2_1">
   <property name="geometry">
    <rect>
     <x>239</x>
     <y>220</y>
     <width>92</width>
     <height>41</height>
    </rect>
   </property>
   <property name="styleSheet">
    <string notr="true">border-top:2px solid rgb(187,188,247);
background-color: rgb(0, 0, 50);
border-left: 2px solid qlineargradient(x1:0, y1:0, x2:0, y2:1,stop:0 rgb(187,188,247) , stop:1 rgb(19,20,87));
border-right: 2px solid qlineargradient(x1:0, y1:0, x2:0, y2:1,stop:0 rgb(187,188,247) , stop:1 rgb(19,20,87));
border-bottom:2px solid  rgb(19,20,87);
font:16px &quot;微软雅黑&quot; ;
color: rgb(255, 255, 255);</string>
   </property>
   <property name="text">
    <string>--</string>
   </property>
   <property name="alignment">
    <set>Qt::AlignCenter</set>
   </property>
  </widget>
  <widget class="QLabel" name="line2_3">
   <property name="geometry">
    <rect>
     <x>420</x>
     <y>220</y>
     <width>181</width>
     <height>41</height>
    </rect>
   </property>
   <property name="styleSheet">
    <string notr="true">border-top:2px solid rgb(187,188,247);
background-color: rgb(0, 0, 50);
border-left: 2px solid qlineargradient(x1:0, y1:0, x2:0, y2:1,stop:0 rgb(187,188,247) , stop:1 rgb(19,20,87));
border-right: 2px solid qlineargradient(x1:0, y1:0, x2:0, y2:1,stop:0 rgb(187,188,247) , stop:1 rgb(19,20,87));
border-bottom:2px solid  rgb(19,20,87);
font:16px &quot;微软雅黑&quot; ;
color: rgb(255, 255, 255);</string>
   </property>
   <property name="text">
    <string>--</string>
   </property>
   <property name="alignment">
    <set>Qt::AlignCenter</set>
   </property>
  </widget>
  <widget class="QLabel" name="line2_2">
   <property name="geometry">
    <rect>
     <x>330</x>
     <y>220</y>
     <width>91</width>
     <height>41</height>
    </rect>
   </property>
   <property name="styleSheet">
    <string notr="true">border-top:2px solid rgb(187,188,247);
background-color: rgb(0, 0, 50);
border-left: 2px solid qlineargradient(x1:0, y1:0, x2:0, y2:1,stop:0 rgb(187,188,247) , stop:1 rgb(19,20,87));
border-right: 2px solid qlineargradient(x1:0, y1:0, x2:0, y2:1,stop:0 rgb(187,188,247) , stop:1 rgb(19,20,87));
border-bottom:2px solid  rgb(19,20,87);
font:16px &quot;微软雅黑&quot; ;
color: rgb(255, 255, 255);</string>
   </property>
   <property name="text">
    <string>--</string>
   </property>
   <property name="alignment">
    <set>Qt::AlignCenter</set>
   </property>
  </widget>
  <widget class="QLabel" name="line2_5">
   <property name="geometry">
    <rect>
     <x>780</x>
     <y>220</y>
     <width>91</width>
     <height>41</height>
    </rect>
   </property>
   <property name="styleSheet">
    <string notr="true">border-top:2px solid rgb(187,188,247);
background-color: rgb(0, 0, 50);
border-left: 2px solid qlineargradient(x1:0, y1:0, x2:0, y2:1,stop:0 rgb(187,188,247) , stop:1 rgb(19,20,87));
border-right: 2px solid qlineargradient(x1:0, y1:0, x2:0, y2:1,stop:0 rgb(187,188,247) , stop:1 rgb(19,20,87));
border-bottom:2px solid  rgb(19,20,87);
font:16px &quot;微软雅黑&quot; ;
color: rgb(255, 255, 255);</string>
   </property>
   <property name="text">
    <string>--</string>
   </property>
   <property name="alignment">
    <set>Qt::AlignCenter</set>
   </property>
  </widget>
  <widget class="QLabel" name="line2_4">
   <property name="geometry">
    <rect>
     <x>600</x>
     <y>220</y>
     <width>181</width>
     <height>41</height>
    </rect>
   </property>
   <property name="styleSheet">
    <string notr="true">border-top:2px solid rgb(187,188,247);
background-color: rgb(0, 0, 50);
border-left: 2px solid qlineargradient(x1:0, y1:0, x2:0, y2:1,stop:0 rgb(187,188,247) , stop:1 rgb(19,20,87));
border-right: 2px solid qlineargradient(x1:0, y1:0, x2:0, y2:1,stop:0 rgb(187,188,247) , stop:1 rgb(19,20,87));
border-bottom:2px solid  rgb(19,20,87);
font:16px &quot;微软雅黑&quot; ;
color: rgb(255, 255, 255);</string>
   </property>
   <property name="text">
    <string>--</string>
   </property>
   <property name="alignment">
    <set>Qt::AlignCenter</set>
   </property>
  </widget>
 </widget>
 <resources/>
 <connections/>
</ui>
